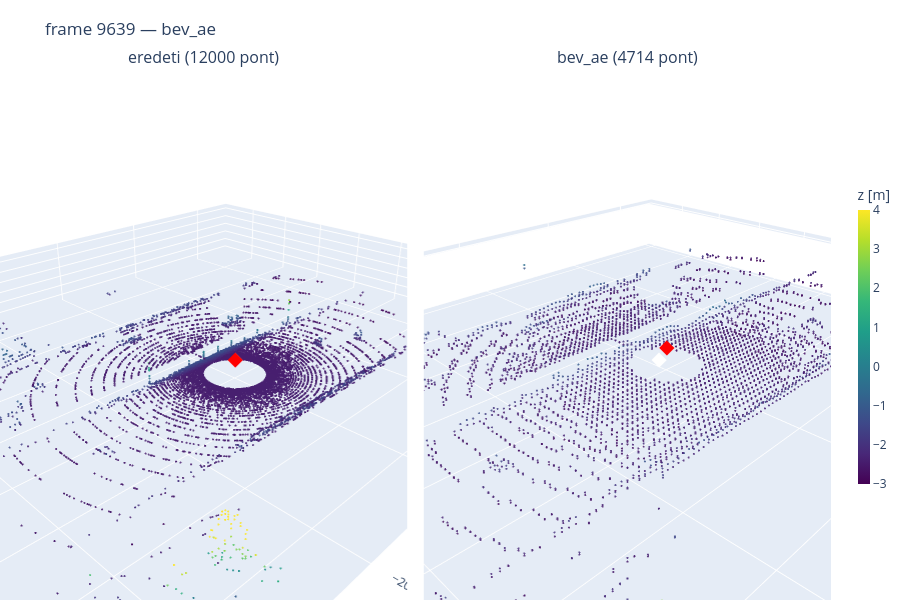
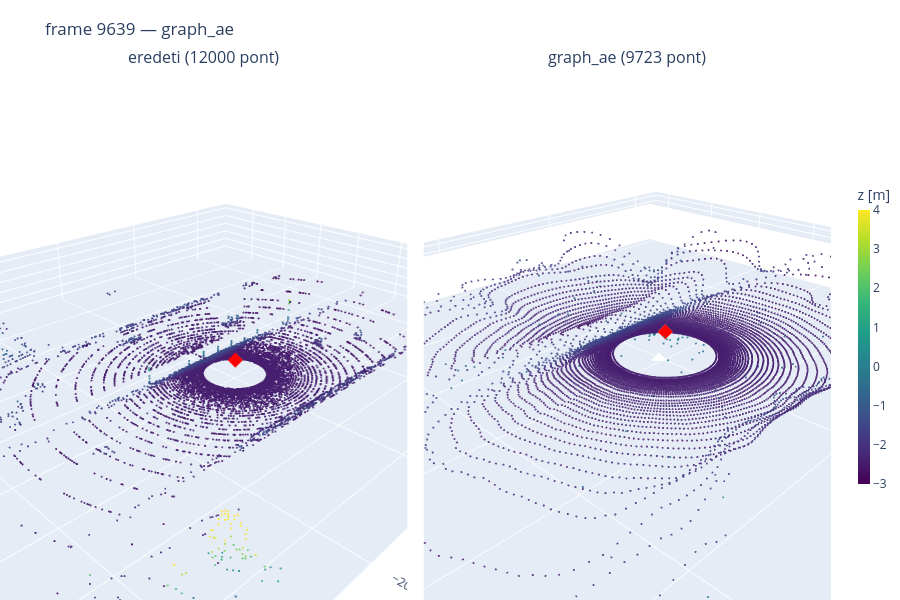
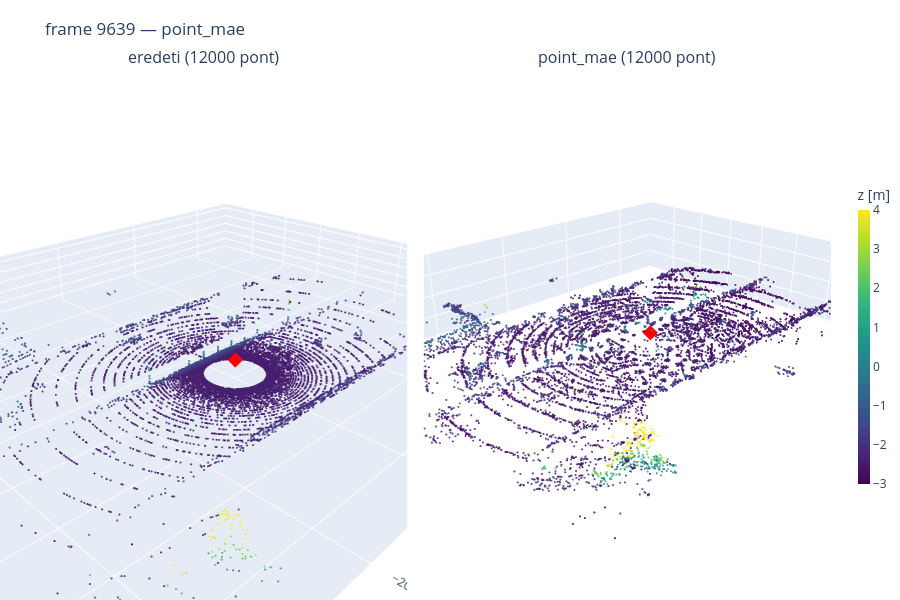
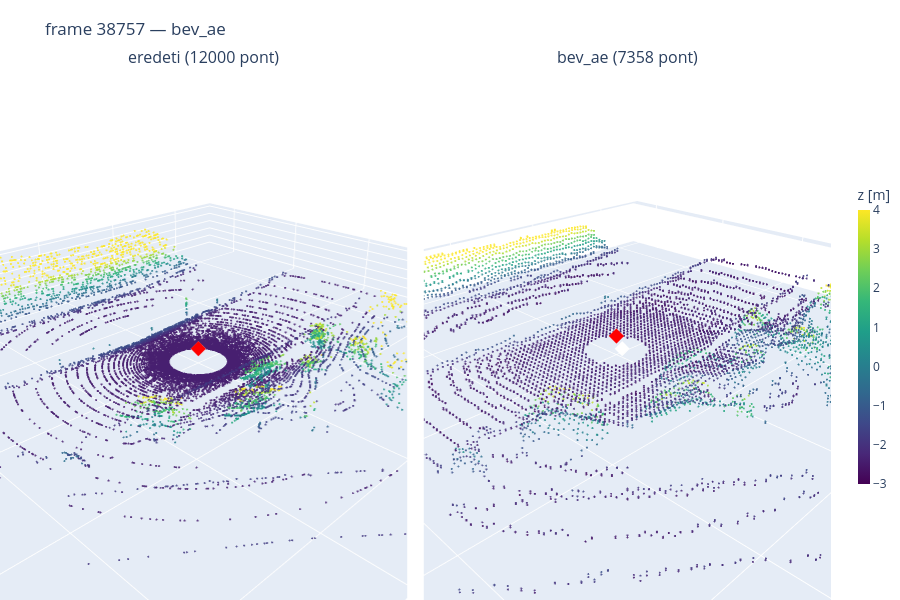

The notebook cell saved with these charts, in order:
### Code cell
show_pair(FRAMES)

### Figure 1 — Plotly figure (JSON) as saved in the notebook; plotly's stock layout.template omitted (floating-point values rounded to 4 significant figures; data arrays with more than 128 entries replaced by an {"elided": "..."} marker saying what was removed)
{"data": [{"hovertemplate": "x %{x:.1f}<br>y %{y:.1f}<br>z %{z:.1f}<extra></extra>", "marker": {"cmax": 4, "cmin": -3, "color": {"elided": "12000 float values"}, "colorbar": {"len": 0.6, "thickness": 12, "title": {"text": "z [m]"}}, "colorscale": [[0, "#440154"], [0.1111, "#482878"], [0.2222, "#3e4989"], [0.3333, "#31688e"], [0.4444, "#26828e"], [0.5556, "#1f9e89"], [0.6667, "#35b779"], [0.7778, "#6ece58"], [0.8889, "#b5de2b"], [1, "#fde725"]], "opacity": 0.85, "showscale": false, "size": 1.2}, "mode": "markers", "name": "eredeti", "scene": "scene", "showlegend": false, "type": "scatter3d", "x": {"elided": "12000 float values"}, "y": {"elided": "12000 float values"}, "z": {"elided": "12000 float values"}}, {"hoverinfo": "skip", "marker": {"color": "red", "size": 5, "symbol": "diamond"}, "mode": "markers", "scene": "scene", "showlegend": false, "type": "scatter3d", "x": [0], "y": [0], "z": [0]}, {"hovertemplate": "x %{x:.1f}<br>y %{y:.1f}<br>z %{z:.1f}<extra></extra>", "marker": {"cmax": 4, "cmin": -3, "color": {"elided": "4714 float values"}, "colorbar": {"len": 0.6, "thickness": 12, "title": {"text": "z [m]"}}, "colorscale": [[0, "#440154"], [0.1111, "#482878"], [0.2222, "#3e4989"], [0.3333, "#31688e"], [0.4444, "#26828e"], [0.5556, "#1f9e89"], [0.6667, "#35b779"], [0.7778, "#6ece58"], [0.8889, "#b5de2b"], [1, "#fde725"]], "opacity": 0.85, "showscale": true, "size": 1.2}, "mode": "markers", "name": "bev_ae", "scene": "scene2", "showlegend": false, "type": "scatter3d", "x": {"elided": "4714 float values"}, "y": {"elided": "4714 float values"}, "z": {"elided": "4714 float values"}}, {"hoverinfo": "skip", "marker": {"color": "red", "size": 5, "symbol": "diamond"}, "mode": "markers", "scene": "scene2", "showlegend": false, "type": "scatter3d", "x": [0], "y": [0], "z": [0]}], "layout": {"annotations": [{"font": {"size": 16}, "showarrow": false, "text": "eredeti (12000 pont)", "x": 0.245, "xanchor": "center", "xref": "paper", "y": 1, "yanchor": "bottom", "yref": "paper"}, {"font": {"size": 16}, "showarrow": false, "text": "bev_ae (4714 pont)", "x": 0.755, "xanchor": "center", "xref": "paper", "y": 1, "yanchor": "bottom", "yref": "paper"}], "height": 600, "margin": {"b": 0, "l": 0, "r": 0, "t": 70}, "scene": {"aspectmode": "data", "camera": {"eye": {"x": -1.4, "y": -1.4, "z": 0.9}}, "domain": {"x": [0, 0.49], "y": [0, 1]}, "xaxis": {"title": {"text": "x [m]"}}, "yaxis": {"title": {"text": "y [m]"}}, "zaxis": {"title": {"text": "z [m]"}}}, "scene2": {"aspectmode": "data", "camera": {"eye": {"x": -1.4, "y": -1.4, "z": 0.9}}, "domain": {"x": [0.51, 1], "y": [0, 1]}, "xaxis": {"title": {"text": "x [m]"}}, "yaxis": {"title": {"text": "y [m]"}}, "zaxis": {"title": {"text": "z [m]"}}}, "title": {"text": "frame 9639 — bev_ae"}}}

### Figure 2 — Plotly figure (JSON) as saved in the notebook; plotly's stock layout.template omitted (floating-point values rounded to 4 significant figures; data arrays with more than 128 entries replaced by an {"elided": "..."} marker saying what was removed)
{"data": [{"hovertemplate": "x %{x:.1f}<br>y %{y:.1f}<br>z %{z:.1f}<extra></extra>", "marker": {"cmax": 4, "cmin": -3, "color": {"elided": "12000 float values"}, "colorbar": {"len": 0.6, "thickness": 12, "title": {"text": "z [m]"}}, "colorscale": [[0, "#440154"], [0.1111, "#482878"], [0.2222, "#3e4989"], [0.3333, "#31688e"], [0.4444, "#26828e"], [0.5556, "#1f9e89"], [0.6667, "#35b779"], [0.7778, "#6ece58"], [0.8889, "#b5de2b"], [1, "#fde725"]], "opacity": 0.85, "showscale": false, "size": 1.2}, "mode": "markers", "name": "eredeti", "scene": "scene", "showlegend": false, "type": "scatter3d", "x": {"elided": "12000 float values"}, "y": {"elided": "12000 float values"}, "z": {"elided": "12000 float values"}}, {"hoverinfo": "skip", "marker": {"color": "red", "size": 5, "symbol": "diamond"}, "mode": "markers", "scene": "scene", "showlegend": false, "type": "scatter3d", "x": [0], "y": [0], "z": [0]}, {"hovertemplate": "x %{x:.1f}<br>y %{y:.1f}<br>z %{z:.1f}<extra></extra>", "marker": {"cmax": 4, "cmin": -3, "color": {"elided": "9723 float values"}, "colorbar": {"len": 0.6, "thickness": 12, "title": {"text": "z [m]"}}, "colorscale": [[0, "#440154"], [0.1111, "#482878"], [0.2222, "#3e4989"], [0.3333, "#31688e"], [0.4444, "#26828e"], [0.5556, "#1f9e89"], [0.6667, "#35b779"], [0.7778, "#6ece58"], [0.8889, "#b5de2b"], [1, "#fde725"]], "opacity": 0.85, "showscale": true, "size": 1.2}, "mode": "markers", "name": "graph_ae", "scene": "scene2", "showlegend": false, "type": "scatter3d", "x": {"elided": "9723 float values"}, "y": {"elided": "9723 float values"}, "z": {"elided": "9723 float values"}}, {"hoverinfo": "skip", "marker": {"color": "red", "size": 5, "symbol": "diamond"}, "mode": "markers", "scene": "scene2", "showlegend": false, "type": "scatter3d", "x": [0], "y": [0], "z": [0]}], "layout": {"annotations": [{"font": {"size": 16}, "showarrow": false, "text": "eredeti (12000 pont)", "x": 0.245, "xanchor": "center", "xref": "paper", "y": 1, "yanchor": "bottom", "yref": "paper"}, {"font": {"size": 16}, "showarrow": false, "text": "graph_ae (9723 pont)", "x": 0.755, "xanchor": "center", "xref": "paper", "y": 1, "yanchor": "bottom", "yref": "paper"}], "height": 600, "margin": {"b": 0, "l": 0, "r": 0, "t": 70}, "scene": {"aspectmode": "data", "camera": {"eye": {"x": -1.4, "y": -1.4, "z": 0.9}}, "domain": {"x": [0, 0.49], "y": [0, 1]}, "xaxis": {"title": {"text": "x [m]"}}, "yaxis": {"title": {"text": "y [m]"}}, "zaxis": {"title": {"text": "z [m]"}}}, "scene2": {"aspectmode": "data", "camera": {"eye": {"x": -1.4, "y": -1.4, "z": 0.9}}, "domain": {"x": [0.51, 1], "y": [0, 1]}, "xaxis": {"title": {"text": "x [m]"}}, "yaxis": {"title": {"text": "y [m]"}}, "zaxis": {"title": {"text": "z [m]"}}}, "title": {"text": "frame 9639 — graph_ae"}}}

### Figure 3 — Plotly figure (JSON) as saved in the notebook; plotly's stock layout.template omitted (floating-point values rounded to 4 significant figures; data arrays with more than 128 entries replaced by an {"elided": "..."} marker saying what was removed)
{"data": [{"hovertemplate": "x %{x:.1f}<br>y %{y:.1f}<br>z %{z:.1f}<extra></extra>", "marker": {"cmax": 4, "cmin": -3, "color": {"elided": "12000 float values"}, "colorbar": {"len": 0.6, "thickness": 12, "title": {"text": "z [m]"}}, "colorscale": [[0, "#440154"], [0.1111, "#482878"], [0.2222, "#3e4989"], [0.3333, "#31688e"], [0.4444, "#26828e"], [0.5556, "#1f9e89"], [0.6667, "#35b779"], [0.7778, "#6ece58"], [0.8889, "#b5de2b"], [1, "#fde725"]], "opacity": 0.85, "showscale": false, "size": 1.2}, "mode": "markers", "name": "eredeti", "scene": "scene", "showlegend": false, "type": "scatter3d", "x": {"elided": "12000 float values"}, "y": {"elided": "12000 float values"}, "z": {"elided": "12000 float values"}}, {"hoverinfo": "skip", "marker": {"color": "red", "size": 5, "symbol": "diamond"}, "mode": "markers", "scene": "scene", "showlegend": false, "type": "scatter3d", "x": [0], "y": [0], "z": [0]}, {"hovertemplate": "x %{x:.1f}<br>y %{y:.1f}<br>z %{z:.1f}<extra></extra>", "marker": {"cmax": 4, "cmin": -3, "color": {"elided": "12000 float values"}, "colorbar": {"len": 0.6, "thickness": 12, "title": {"text": "z [m]"}}, "colorscale": [[0, "#440154"], [0.1111, "#482878"], [0.2222, "#3e4989"], [0.3333, "#31688e"], [0.4444, "#26828e"], [0.5556, "#1f9e89"], [0.6667, "#35b779"], [0.7778, "#6ece58"], [0.8889, "#b5de2b"], [1, "#fde725"]], "opacity": 0.85, "showscale": true, "size": 1.2}, "mode": "markers", "name": "point_mae", "scene": "scene2", "showlegend": false, "type": "scatter3d", "x": {"elided": "12000 float values"}, "y": {"elided": "12000 float values"}, "z": {"elided": "12000 float values"}}, {"hoverinfo": "skip", "marker": {"color": "red", "size": 5, "symbol": "diamond"}, "mode": "markers", "scene": "scene2", "showlegend": false, "type": "scatter3d", "x": [0], "y": [0], "z": [0]}], "layout": {"annotations": [{"font": {"size": 16}, "showarrow": false, "text": "eredeti (12000 pont)", "x": 0.245, "xanchor": "center", "xref": "paper", "y": 1, "yanchor": "bottom", "yref": "paper"}, {"font": {"size": 16}, "showarrow": false, "text": "point_mae (12000 pont)", "x": 0.755, "xanchor": "center", "xref": "paper", "y": 1, "yanchor": "bottom", "yref": "paper"}], "height": 600, "margin": {"b": 0, "l": 0, "r": 0, "t": 70}, "scene": {"aspectmode": "data", "camera": {"eye": {"x": -1.4, "y": -1.4, "z": 0.9}}, "domain": {"x": [0, 0.49], "y": [0, 1]}, "xaxis": {"title": {"text": "x [m]"}}, "yaxis": {"title": {"text": "y [m]"}}, "zaxis": {"title": {"text": "z [m]"}}}, "scene2": {"aspectmode": "data", "camera": {"eye": {"x": -1.4, "y": -1.4, "z": 0.9}}, "domain": {"x": [0.51, 1], "y": [0, 1]}, "xaxis": {"title": {"text": "x [m]"}}, "yaxis": {"title": {"text": "y [m]"}}, "zaxis": {"title": {"text": "z [m]"}}}, "title": {"text": "frame 9639 — point_mae"}}}

### Figure 4 — Plotly figure (JSON) as saved in the notebook; plotly's stock layout.template omitted (floating-point values rounded to 4 significant figures; data arrays with more than 128 entries replaced by an {"elided": "..."} marker saying what was removed)
{"data": [{"hovertemplate": "x %{x:.1f}<br>y %{y:.1f}<br>z %{z:.1f}<extra></extra>", "marker": {"cmax": 4, "cmin": -3, "color": {"elided": "12000 float values"}, "colorbar": {"len": 0.6, "thickness": 12, "title": {"text": "z [m]"}}, "colorscale": [[0, "#440154"], [0.1111, "#482878"], [0.2222, "#3e4989"], [0.3333, "#31688e"], [0.4444, "#26828e"], [0.5556, "#1f9e89"], [0.6667, "#35b779"], [0.7778, "#6ece58"], [0.8889, "#b5de2b"], [1, "#fde725"]], "opacity": 0.85, "showscale": false, "size": 1.2}, "mode": "markers", "name": "eredeti", "scene": "scene", "showlegend": false, "type": "scatter3d", "x": {"elided": "12000 float values"}, "y": {"elided": "12000 float values"}, "z": {"elided": "12000 float values"}}, {"hoverinfo": "skip", "marker": {"color": "red", "size": 5, "symbol": "diamond"}, "mode": "markers", "scene": "scene", "showlegend": false, "type": "scatter3d", "x": [0], "y": [0], "z": [0]}, {"hovertemplate": "x %{x:.1f}<br>y %{y:.1f}<br>z %{z:.1f}<extra></extra>", "marker": {"cmax": 4, "cmin": -3, "color": {"elided": "7358 float values"}, "colorbar": {"len": 0.6, "thickness": 12, "title": {"text": "z [m]"}}, "colorscale": [[0, "#440154"], [0.1111, "#482878"], [0.2222, "#3e4989"], [0.3333, "#31688e"], [0.4444, "#26828e"], [0.5556, "#1f9e89"], [0.6667, "#35b779"], [0.7778, "#6ece58"], [0.8889, "#b5de2b"], [1, "#fde725"]], "opacity": 0.85, "showscale": true, "size": 1.2}, "mode": "markers", "name": "bev_ae", "scene": "scene2", "showlegend": false, "type": "scatter3d", "x": {"elided": "7358 float values"}, "y": {"elided": "7358 float values"}, "z": {"elided": "7358 float values"}}, {"hoverinfo": "skip", "marker": {"color": "red", "size": 5, "symbol": "diamond"}, "mode": "markers", "scene": "scene2", "showlegend": false, "type": "scatter3d", "x": [0], "y": [0], "z": [0]}], "layout": {"annotations": [{"font": {"size": 16}, "showarrow": false, "text": "eredeti (12000 pont)", "x": 0.245, "xanchor": "center", "xref": "paper", "y": 1, "yanchor": "bottom", "yref": "paper"}, {"font": {"size": 16}, "showarrow": false, "text": "bev_ae (7358 pont)", "x": 0.755, "xanchor": "center", "xref": "paper", "y": 1, "yanchor": "bottom", "yref": "paper"}], "height": 600, "margin": {"b": 0, "l": 0, "r": 0, "t": 70}, "scene": {"aspectmode": "data", "camera": {"eye": {"x": -1.4, "y": -1.4, "z": 0.9}}, "domain": {"x": [0, 0.49], "y": [0, 1]}, "xaxis": {"title": {"text": "x [m]"}}, "yaxis": {"title": {"text": "y [m]"}}, "zaxis": {"title": {"text": "z [m]"}}}, "scene2": {"aspectmode": "data", "camera": {"eye": {"x": -1.4, "y": -1.4, "z": 0.9}}, "domain": {"x": [0.51, 1], "y": [0, 1]}, "xaxis": {"title": {"text": "x [m]"}}, "yaxis": {"title": {"text": "y [m]"}}, "zaxis": {"title": {"text": "z [m]"}}}, "title": {"text": "frame 38757 — bev_ae"}}}
